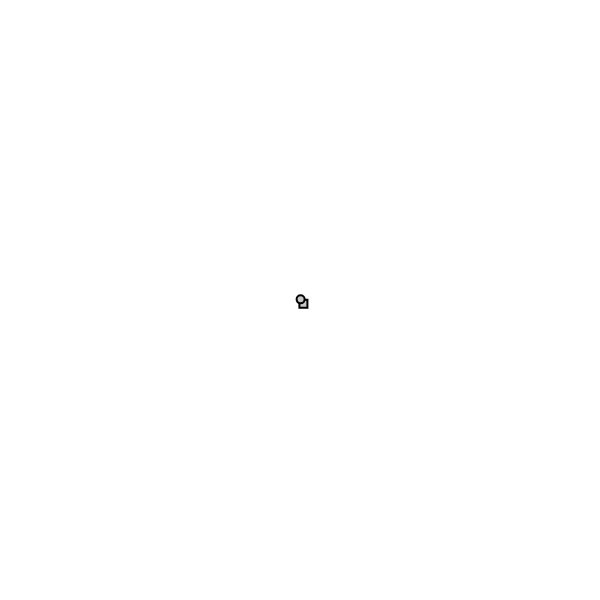
Frame 1 (no input)
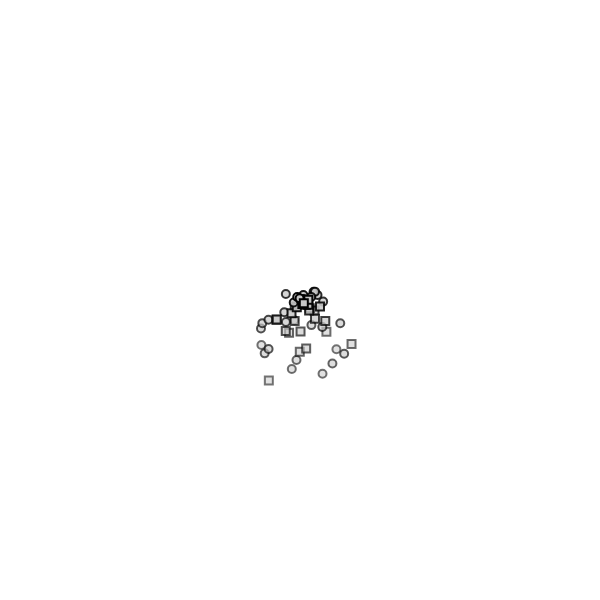
Frame 60 (no input)
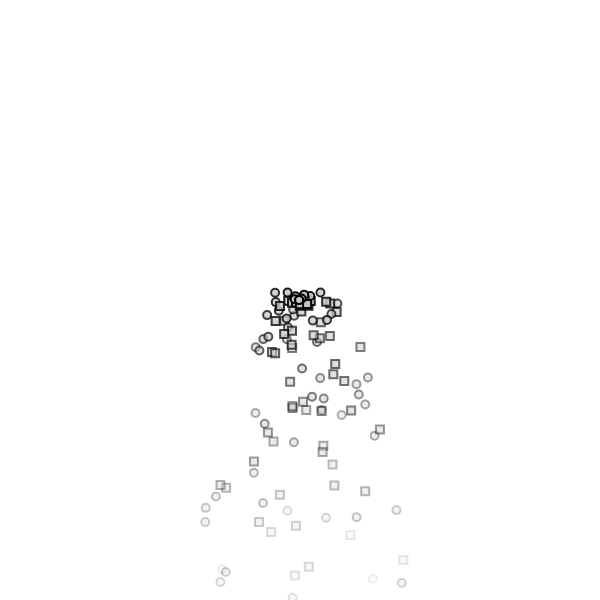
Frame 120 (the mouse pressed at the canvas centre since frame 60)

The p5.js sketch that drew these frames (run headless with seeded random() and noise() and a simulated clock; from frame 60 on, the mouse is pressed at the canvas centre):

// p5.js sketch
// ── sketch.js
let systems = [];

function setup() {
  createCanvas(600, 600);
  systems.push(new ParticleSystem(createVector(width / 2, height / 2)));
}

function draw() {
  background(255);
  for (const ps of systems) {
    ps.addParticles();
    ps.run();
  }
}

function mouseClicked() {
  origin = createVector(mouseX, mouseY);
  systems.push(new ParticleSystem(origin));
}

class ParticleSystem {
  constructor(pos) {
    this.particles = [];
    this.origin = pos;
    this.addParticles();
  }

  run() {
    this.updateParticles();
  }

  updateParticles() {
    for (const particle of this.particles) {
      particle.run();
    }
    this.removeDead();
  }

  addParticles() {
    let rand = random(0, 1);
    if(rand <= 0.5){
      this.particles.push(new Particle(this.origin));
    }
    if(rand > 0.5){
      this.particles.push(new Confeti(this.origin));
    }
  }

  removeDead() {
    for (let i = this.particles.length - 1; i >= 0; i--) {
      if (this.particles[i].isDead) {
        this.particles.splice(i, 1);
      }
    }
  }
}

class Particle{
  constructor(pos) {
    this.position = pos.copy();
    this.velocity = createVector(random(-1, 1), random(-1,0));
    this.acceleration = createVector(0, 0.05);
    this.lifespan = 255;
    this.isDead = false;

  }

  run() {
    this.update();
    this.display();

  }

  update() {
    this.velocity.add(this.acceleration);
    this.position.add(this.velocity);

    if (this.lifespan <= 0.0) {
      this.isDead = true;
    }

    this.lifespan -= 2;
  }

  display() {
    stroke(0, this.lifespan);
    strokeWeight(2);
    fill(200, this.lifespan);
    ellipse(this.position.x, this.position.y, 8);
  }
}

class Confeti extends Particle{
  display(){
    stroke(0, this.lifespan);
    strokeWeight(2);
    fill(200, this.lifespan);
    rect(this.position.x, this.position.y, 8, 8);
  }
}
